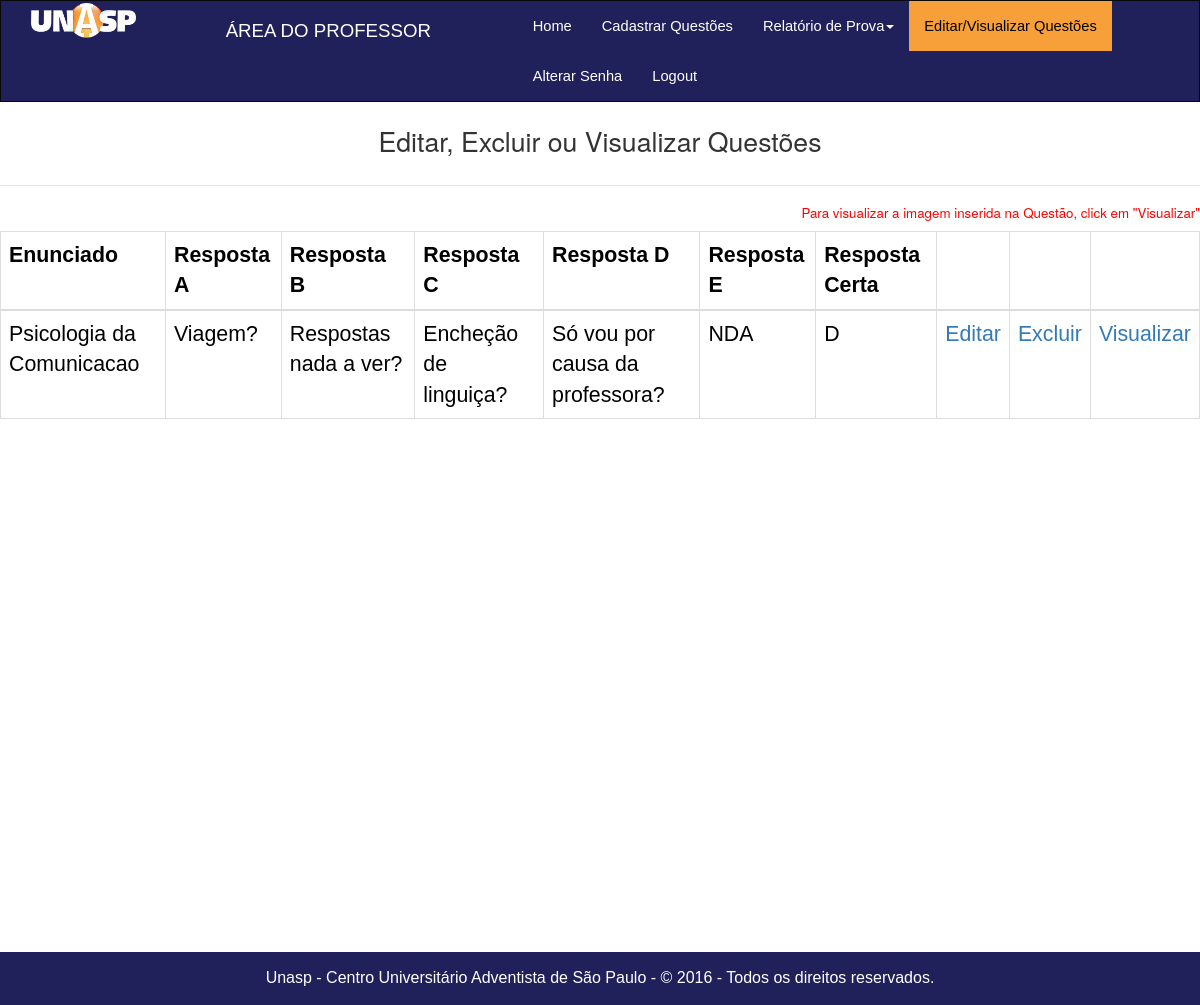
Screenshot of /Professor/listaquestoes.php?id=6 (signed in) with the database file from the repository.
### tables this page shows
CREATE TABLE `questao` (
  `id` int(11) NOT NULL AUTO_INCREMENT,
  `iddisciplina` int(11) NOT NULL,
  `titulo` mediumtext NOT NULL,
  `imagem` longtext,
  `resposta1` mediumtext NOT NULL,
  `resposta2` mediumtext NOT NULL COMMENT '	',
  `resposta3` mediumtext NOT NULL,
  `resposta4` mediumtext NOT NULL,
  `resposta5` mediumtext NOT NULL,
  `respostacorreta` varchar(1) NOT NULL,
  `flgativo` tinyint(1) NOT NULL DEFAULT '1',
  PRIMARY KEY (`id`),
  KEY `fk_questao_disciplina1_idx` (`iddisciplina`),
  CONSTRAINT `fk_questao_disciplina1` FOREIGN KEY (`iddisciplina`) REFERENCES `disciplina` (`id`) ON DELETE NO ACTION ON UPDATE NO ACTION
);

### classes/class_questao.php (called while the page is built, shortened)
<?php
class questao {
		function selectQuestaoByDisciplina($pdo,$id){
			$conn = $pdo->prepare("SELECT * FROM questao WHERE iddisciplina=:id and flgativo = 1");
			$conn->bindParam(":id",$id,PDO::PARAM_INT);
			$conn->execute();
			return $conn->fetchAll(PDO::FETCH_ASSOC);
		}
	}
	?>

### Professor/listaquestoes.php (the view, shortened to what this page needs)
<?php
require_once("../model/conexao.php");
require_once("../classes/class_questao.php");
$iddisciplina = $_GET['id'];
$x = new questao();
$retorno = $x->selectQuestaoByDisciplina($PDO,$iddisciplina);
?>
<!DOCTYPE html>
<html>
<head>
	      <link rel="stylesheet" href="../assets/css/normalize.css">
	      <link rel="stylesheet" href="../assets/bootstrap-3.3.7-dist/css/bootstrap.min.css">
	      <link rel="stylesheet" href="../assets/bootstrap-3.3.7-dist/js/newjs.js">
	      <link rel="stylesheet" href="../assets/css/newstyle.css">
</head>
<body>
 	<nav class="navbar navbar-inverse" style="border-radius:0px; background:#20205a;">
  <div class="container-fluid">
	      <div class="col-sm-2">
	        <a  class="navbar-brand" href="index.php"><img style="margin-top:-13px;width:70%;"  src="../assets/img/UNASP.png" alt="logo unasp"></a>
	     </div>
	      <div class="col-sm-3">
	        <h3 class="areadoprofessor">ÁREA DO PROFESSOR</h3>
	      </div>
    <div class="col-sm-7">
    <ul class="nav navbar-nav">
      <li><a id="font-white" href="index.php">Home</a></li>
<li><a id="font-white" href="pre-cadastra.php">Cadastrar Questões</a></li>
      <li class="dropdown"><a id="font-white" class="dropdown-toggle" data-toggle="dropdown" href="#">Relatório de Prova<span class="caret"></span></a>
      </li>
      <li class="active"><a id="ativo" href="listadisciplinas.php">Editar/Visualizar Questões</a></li>
	        <li><a id="font-white" href="alterarsenha.php">Alterar Senha</a></li>
	        <li><a id="font-white" href="../logout.php">Logout</a></li>
    </ul>
  </div>
  </div>
</nav>
<div id="wrap">
       <legend id="noline" class="text-center">Editar, Excluir ou Visualizar Questões</legend>
       <h4 id="min" class="text-right">Para visualizar a imagem inserida na Questão, click em "Visualizar"</h4>
  <div class="table-responsive">
  <table class="table table-bordered table table-hover">
<thead>
	<td><strong>Enunciado</strong></td>
	<td><strong>Resposta A</strong></td>
	<td><strong>Resposta B</strong></td>
	<td><strong>Resposta C</strong></td>
	<td><strong>Resposta D</strong></td>
	<td><strong>Resposta E</strong></td>
	<td><strong>Resposta Certa</strong></td>
	<td></td>
	<td></td>
    <td></td>
</thead>
<?php foreach ($retorno as $key) {   ?>
	<tr>
		<td> <?php echo $key['titulo']; ?></a></td>
		<td> <?php echo $key['resposta1']; ?></td>
		<td> <?php echo $key['resposta2']; ?></td>
		<td> <?php echo $key['resposta3']; ?></td>
		<td> <?php echo $key['resposta4']; ?></td>
		<td> <?php echo $key['resposta5']; ?></td>
		<td> <?php echo $key['respostacorreta']; ?></td>
		<td> <a href="editaquestao.php?iddisciplina=<?php echo $iddisciplina; ?>&id=<?php echo $key['id']; ?>">Editar</a></td>
		<td> <a href="editaquestao.php?iddisciplina=<?php echo $iddisciplina; ?>&deleta=1&id=<?php echo $key['id']; ?>">Excluir</a></td>
        <td> <a href="visualizaquestao.php?iddisciplina=<?php echo $iddisciplina; ?>&idquestao=<?php echo $key['id']; ?>">Visualizar</a></td>
	</tr>
<?php } ?>
</table>
</div>
</div>
   	 <div id="footer">
      <div class="container">
        <p class="muted credit"> Unasp - Centro Universitário Adventista de São Paulo - © 2016 - Todos os direitos reservados.</a></p>
      </div>
    </div>
</body>
</html>

### assets/css/newstyle.css (style rules this page uses)
.areadoprofessor { font-family: sans-serif; font-size: 14pt; color: white !important; }
legend { font-size: 20pt !important; padding-bottom: 25px; }
legend#noline { font-size: 20pt !important; }
h4#min { font-size: 10pt !important; color: red; }
a#ativo { color: #000000 !important; background: #f79f38; font-family: sans-serif; font-size: 11pt; }
a#font-white { font-size: 11pt; font-family: sans-serif; color: #ffffff; }
html, body { height: 100%; }
#wrap { min-height: 100%; height: auto !important; height: 100%; margin: 0 auto 30px; }
#push, #footer { height: auto; }
#footer { background-color: #20205a; padding: 15px 0 5px; text-align: center; color: #fff; font-size: 12pt; font-family: 'Cabin', sans-serif; }
td { font-size: 16pt; font-family: sans-serif; color: #000000; }

### rows the page displays
questao: titulo "Psicologia da Comunicacao", resposta1 "Viagem?", resposta2 "Respostas nada a ver?", resposta3 "Encheção de linguiça?", resposta4 "Só vou por causa da professora?", resposta5 "NDA", respostacorreta "D"
